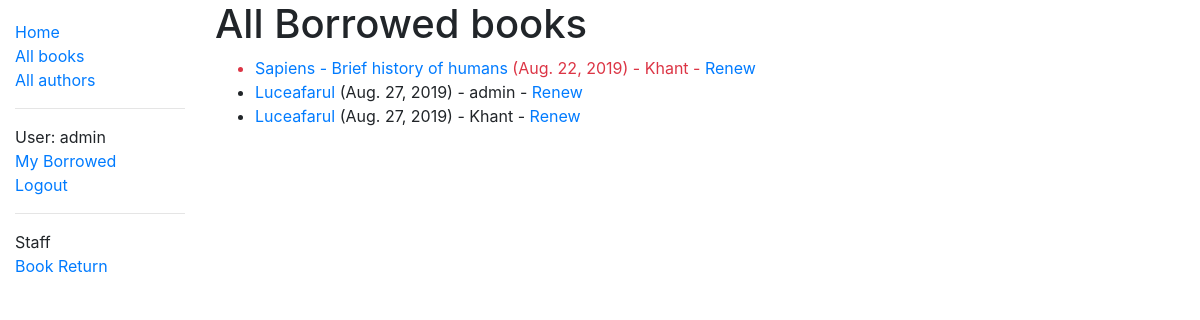
Page /catalog/loanedbooks/ (signed in) on the committed database.
### catalog/models.py (models this page shows, shortened)
class BookInstance(models.Model):
    id = models.UUIDField(primary_key=True, default=uuid.uuid4, help_text='Unique ID for this particular book across whole library')
    book = models.ForeignKey('Book', on_delete=models.SET_NULL, null=True)
    imprint = models.CharField(max_length=200)
    due_back = models.DateField(null=True, blank=True)
    borrower = models.ForeignKey(User, on_delete=models.SET_NULL, null=True, blank=True)
    LOAN_STATUS = (
        ('m', 'Maintenance'),
        ('o', 'On loan'),
        ('a', 'Available'),
        ('r', 'Reserved'),
    )
    status = models.CharField(
        max_length=1,
        choices=LOAN_STATUS,
        blank=True,
        default='m',
        help_text='Book availability',
    )
    class Meta:
        ordering = ['due_back']
        permissions = (('can_mark_returned', 'Set book as returned'),)
    @property
    def is_overdue(self):
        if self.due_back and date.today() > self.due_back:
            return True
        return False

class Book(models.Model):
    title = models.CharField(max_length=200)
    author = models.ForeignKey('Author', on_delete=models.SET_NULL, null=True)
    language = models.ForeignKey('Language', on_delete=models.SET_NULL, null=True)
    summary = models.TextField(max_length=1000, help_text='Enter a brief description of the book')
    isbn = models.CharField('ISBN', max_length=13, help_text='13 Character <a href="https://www.isbn-international.org/content/what-isbn">ISBN number</a>')
    genre = models.ManyToManyField(Genre, help_text='Select a genre for this book')
    def display_genre(self):
        """Create a string for the Genre. This is required to display genre in Admin."""
        return ', '.join(genre.name for genre in self.genre.all()[:3])
    display_genre.short_description = 'Genre'

### catalog/views.py (the view)
# urls.py: path('loanedbooks/', views.LoanedBooksByLibrarianListView.as_view(), name='all-borrowed'),
class LoanedBooksByLibrarianListView(LoginRequiredMixin,PermissionRequiredMixin,generic.ListView):
    model = BookInstance
    template_name = 'catalog/bookinstance_list_borrowed_librarian.html'
    permission_required = 'catalog.can_mark_returned'
    def get_queryset(self):
        return BookInstance.objects.filter(status__exact='o')

### catalog/templates/catalog/bookinstance_list_borrowed_librarian.html
{% extends "base_generic.html" %}
{% block content %}
<h1>All Borrowed books</h1>
{% if bookinstance_list %}
<ul>
    {% for bookinst in bookinstance_list %}
    <li class="{% if bookinst.is_overdue %}text-danger{% endif %}">
        <a href="{% url 'book-detail' bookinst.book.pk %}">{{bookinst.book.title}}</a> ({{ bookinst.due_back }}) - {{bookinst.borrower}}         {% if perms.catalog.can_mark_returned %}- <a href="{% url 'renew-book-librarian' bookinst.id %}">Renew</a>  {% endif %}
    </li>
    {% endfor %}
</ul>
{% else %}
<p>There are no books borrowed.</p>
{% endif %}
{% endblock %}

### catalog/templates/base_generic.html (shortened to what this page needs)
<!DOCTYPE html>
<html lang="en">
<head>
    <link rel="stylesheet" href="https://stackpath.bootstrapcdn.com/bootstrap/4.1.3/css/bootstrap.min.css"
>
    {% load static %}
    <link rel="stylesheet" href="{% static 'css/styles.css' %}">
</head>
<body>
    <div class="container-fluid">
        <div class="row">
            <div class="col-sm-2">
                {% block sidebar %}
                <ul class="sidebar-nav">
                    <li><a href="{% url 'index' %}">Home</a></li>
                    <li><a href="{% url 'books' %}">All books</a></li>
                    <li><a href="{% url 'authors' %}">All authors</a></li>
                    <hr>
                    {% if user.is_authenticated %}
                        <li>User: {{ user.get_username }}</li>
                        <li><a href="{% url 'my-borrowed' %}">My Borrowed</a></li>
                        <li><a href="{% url 'logout'%}?next={{request.path}}">Logout</a></li>
                    {% else %}
                        <li><a href="{% url 'login'%}?next={{request.path}}">Login</a></li>
                    {% endif %}
                    {% if perms.catalog.can_mark_returned %}
                        <hr>
                        <li>Staff</li>
                        <li><a href="{% url 'all-borrowed' %}">Book Return</a></li>
                    {% endif %}
                </ul>
                {% endblock %}
            </div>
            <div class="col-sm-10 ">
                {% block content %}{% endblock %}
            </div>
        </div>
    </div>
</body>
</html>

### catalog/static/css/styles.css (style rules this page uses)
.sidebar-nav { margin-top: 20px; padding: 0; list-style: none; }

### rows in the picture
BookInstance: book "Sapiens - Brief history of humans", due_back "Aug. 22, 2019", borrower "Khant"
BookInstance: book "Luceafarul", due_back "Aug. 27, 2019", borrower "admin"
BookInstance: book "Luceafarul", due_back "Aug. 27, 2019", borrower "Khant"

### other values in the picture
{{ user.get_username }} "admin"
